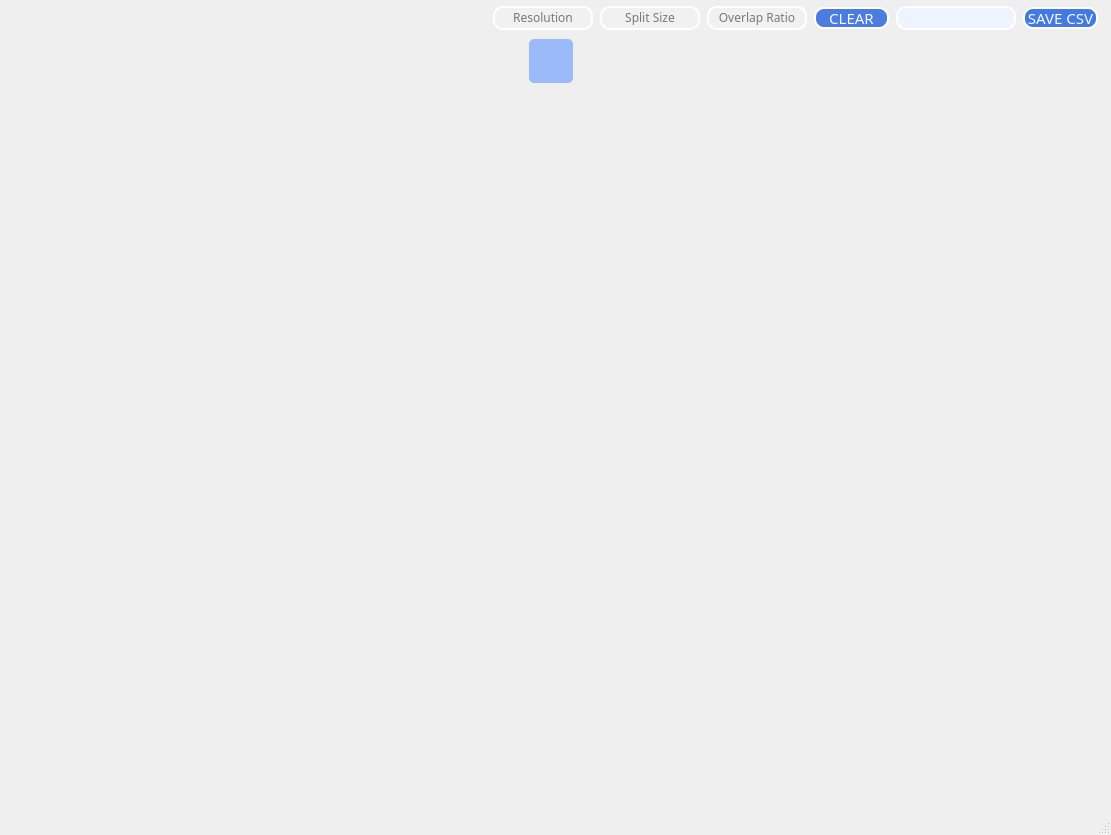
<?xml version="1.0" encoding="UTF-8"?>
<ui version="4.0">
 <class>Dialog</class>
 <widget class="QDialog" name="Dialog">
  <property name="geometry">
   <rect>
    <x>0</x>
    <y>0</y>
    <width>1111</width>
    <height>835</height>
   </rect>
  </property>
  <property name="windowTitle">
   <string>Dialog</string>
  </property>
  <property name="styleSheet">
   <string notr="true"/>
  </property>
  <property name="sizeGripEnabled">
   <bool>true</bool>
  </property>
  <layout class="QGridLayout" name="gridLayout_4">
   <property name="leftMargin">
    <number>0</number>
   </property>
   <property name="topMargin">
    <number>0</number>
   </property>
   <property name="rightMargin">
    <number>0</number>
   </property>
   <property name="bottomMargin">
    <number>0</number>
   </property>
   <item row="0" column="0">
    <layout class="QGridLayout" name="gl_all">
     <property name="verticalSpacing">
      <number>9</number>
     </property>
     <item row="0" column="0">
      <layout class="QGridLayout" name="gl_bar">
       <property name="leftMargin">
        <number>6</number>
       </property>
       <property name="topMargin">
        <number>6</number>
       </property>
       <property name="rightMargin">
        <number>13</number>
       </property>
       <property name="horizontalSpacing">
        <number>7</number>
       </property>
       <item row="0" column="3">
        <widget class="QPushButton" name="pb_save_dataset">
         <property name="enabled">
          <bool>false</bool>
         </property>
         <property name="minimumSize">
          <size>
           <width>21</width>
           <height>22</height>
          </size>
         </property>
         <property name="maximumSize">
          <size>
           <width>21</width>
           <height>22</height>
          </size>
         </property>
         <property name="font">
          <font>
           <family>Tw Cen MT Condensed</family>
           <pointsize>12</pointsize>
          </font>
         </property>
         <property name="styleSheet">
          <string notr="true">QPushButton {
	background-color: rgba(0,0,0,0);
	border: none;
}
QPushButton:pressed{
	margin: 1 1 1 1;
	outline: 0;
}
</string>
         </property>
         <property name="text">
          <string/>
         </property>
         <property name="icon">
          <iconset>
           <normaloff>../GUIImg/pb-save.png</normaloff>../GUIImg/pb-save.png</iconset>
         </property>
         <property name="iconSize">
          <size>
           <width>20</width>
           <height>20</height>
          </size>
         </property>
        </widget>
       </item>
       <item row="0" column="7">
        <widget class="QLineEdit" name="le_overlap_ratio">
         <property name="enabled">
          <bool>false</bool>
         </property>
         <property name="minimumSize">
          <size>
           <width>100</width>
           <height>0</height>
          </size>
         </property>
         <property name="maximumSize">
          <size>
           <width>100</width>
           <height>16777215</height>
          </size>
         </property>
         <property name="font">
          <font>
           <family>Tw Cen MT</family>
           <pointsize>9</pointsize>
          </font>
         </property>
         <property name="styleSheet">
          <string notr="true">QLineEdit {
	border: 2px solid white;
	border-radius: 10px;
	background-color: #F1F1F1;
	padding-bottom: 1px;
}
</string>
         </property>
         <property name="text">
          <string/>
         </property>
         <property name="alignment">
          <set>Qt::AlignCenter</set>
         </property>
         <property name="placeholderText">
          <string>Overlap Ratio</string>
         </property>
        </widget>
       </item>
       <item row="0" column="8">
        <widget class="QPushButton" name="pb_clear_crop">
         <property name="enabled">
          <bool>true</bool>
         </property>
         <property name="minimumSize">
          <size>
           <width>75</width>
           <height>22</height>
          </size>
         </property>
         <property name="maximumSize">
          <size>
           <width>75</width>
           <height>22</height>
          </size>
         </property>
         <property name="font">
          <font>
           <family>Tw Cen MT Condensed</family>
           <pointsize>11</pointsize>
           <weight>50</weight>
           <bold>false</bold>
           <kerning>true</kerning>
          </font>
         </property>
         <property name="styleSheet">
          <string notr="true">QPushButton {
	background-color: #4B7CE1;
	color: #F7F9FF;
	border: 2px solid white;
	border-radius: 10px;
	padding-bottom: 1px;
}
QPushButton:pressed {
	margin: 1 1 1 1;
}</string>
         </property>
         <property name="text">
          <string>CLEAR</string>
         </property>
        </widget>
       </item>
       <item row="0" column="6">
        <widget class="QLineEdit" name="le_crop_size">
         <property name="enabled">
          <bool>false</bool>
         </property>
         <property name="minimumSize">
          <size>
           <width>100</width>
           <height>0</height>
          </size>
         </property>
         <property name="maximumSize">
          <size>
           <width>100</width>
           <height>16777215</height>
          </size>
         </property>
         <property name="font">
          <font>
           <family>Tw Cen MT</family>
           <pointsize>9</pointsize>
          </font>
         </property>
         <property name="styleSheet">
          <string notr="true">QLineEdit {
	border: 2px solid white;
	border-radius: 10px;
	background-color: #F1F1F1;
	padding-bottom: 1px;
}</string>
         </property>
         <property name="text">
          <string/>
         </property>
         <property name="alignment">
          <set>Qt::AlignCenter</set>
         </property>
         <property name="placeholderText">
          <string>Split Size</string>
         </property>
        </widget>
       </item>
       <item row="0" column="0">
        <widget class="QPushButton" name="pb_return">
         <property name="minimumSize">
          <size>
           <width>21</width>
           <height>22</height>
          </size>
         </property>
         <property name="maximumSize">
          <size>
           <width>21</width>
           <height>22</height>
          </size>
         </property>
         <property name="font">
          <font>
           <family>Tw Cen MT Condensed</family>
           <pointsize>12</pointsize>
           <weight>50</weight>
           <bold>false</bold>
          </font>
         </property>
         <property name="styleSheet">
          <string notr="true">QPushButton {
	background-color: rgba(0,0,0,0);
	border: none;
}
QPushButton:pressed{
	margin: 1 1 1 1;
	outline: 0;
}


</string>
         </property>
         <property name="text">
          <string/>
         </property>
         <property name="icon">
          <iconset>
           <normaloff>../GUIImg/pb-home.png</normaloff>../GUIImg/pb-home.png</iconset>
         </property>
         <property name="iconSize">
          <size>
           <width>20</width>
           <height>20</height>
          </size>
         </property>
         <property name="checkable">
          <bool>true</bool>
         </property>
        </widget>
       </item>
       <item row="0" column="9">
        <widget class="QLabel" name="info_display">
         <property name="minimumSize">
          <size>
           <width>120</width>
           <height>0</height>
          </size>
         </property>
         <property name="maximumSize">
          <size>
           <width>120</width>
           <height>16777215</height>
          </size>
         </property>
         <property name="font">
          <font>
           <family>Tw Cen MT</family>
           <pointsize>9</pointsize>
          </font>
         </property>
         <property name="styleSheet">
          <string notr="true">background-color: #EDF3FF;
border: 2px solid white;
border-radius: 10px;
padding-bottom: 1px;</string>
         </property>
         <property name="text">
          <string/>
         </property>
         <property name="alignment">
          <set>Qt::AlignCenter</set>
         </property>
        </widget>
       </item>
       <item row="0" column="1">
        <widget class="QPushButton" name="pb_openfile">
         <property name="minimumSize">
          <size>
           <width>21</width>
           <height>22</height>
          </size>
         </property>
         <property name="maximumSize">
          <size>
           <width>21</width>
           <height>22</height>
          </size>
         </property>
         <property name="font">
          <font>
           <family>Tw Cen MT Condensed</family>
           <pointsize>12</pointsize>
           <weight>50</weight>
           <bold>false</bold>
          </font>
         </property>
         <property name="styleSheet">
          <string notr="true">QPushButton {
	background-color: rgba(0,0,0,0);
	border: none;
}
QPushButton:pressed{
	margin: 1 1 1 1;
	outline: 0;
}


</string>
         </property>
         <property name="text">
          <string/>
         </property>
         <property name="icon">
          <iconset>
           <normaloff>../GUIImg/pb-computer-folder.png</normaloff>../GUIImg/pb-computer-folder.png</iconset>
         </property>
         <property name="iconSize">
          <size>
           <width>20</width>
           <height>20</height>
          </size>
         </property>
         <property name="checkable">
          <bool>true</bool>
         </property>
        </widget>
       </item>
       <item row="0" column="5">
        <widget class="QLineEdit" name="le_crop_size_2">
         <property name="enabled">
          <bool>false</bool>
         </property>
         <property name="minimumSize">
          <size>
           <width>100</width>
           <height>0</height>
          </size>
         </property>
         <property name="maximumSize">
          <size>
           <width>100</width>
           <height>16777215</height>
          </size>
         </property>
         <property name="font">
          <font>
           <family>Tw Cen MT</family>
           <pointsize>9</pointsize>
          </font>
         </property>
         <property name="styleSheet">
          <string notr="true">QLineEdit {
	border: 2px solid white;
	border-radius: 10px;
	background-color: #F1F1F1;
	padding-bottom: 1px;
}</string>
         </property>
         <property name="text">
          <string/>
         </property>
         <property name="alignment">
          <set>Qt::AlignCenter</set>
         </property>
         <property name="placeholderText">
          <string>Resolution</string>
         </property>
        </widget>
       </item>
       <item row="0" column="2">
        <widget class="QPushButton" name="pb_loadcsv">
         <property name="enabled">
          <bool>false</bool>
         </property>
         <property name="minimumSize">
          <size>
           <width>21</width>
           <height>22</height>
          </size>
         </property>
         <property name="maximumSize">
          <size>
           <width>21</width>
           <height>22</height>
          </size>
         </property>
         <property name="font">
          <font>
           <family>Tw Cen MT Condensed</family>
           <pointsize>10</pointsize>
           <weight>75</weight>
           <bold>true</bold>
          </font>
         </property>
         <property name="styleSheet">
          <string notr="true">QPushButton {
	background-color: rgba(0,0,0,0);
	border: none;
}
QPushButton:pressed{
	margin: 1 1 1 1;
	outline: 0;
}
</string>
         </property>
         <property name="text">
          <string/>
         </property>
         <property name="icon">
          <iconset>
           <normaloff>../GUIImg/placeholder.png</normaloff>../GUIImg/placeholder.png</iconset>
         </property>
         <property name="iconSize">
          <size>
           <width>20</width>
           <height>20</height>
          </size>
         </property>
         <property name="checkable">
          <bool>true</bool>
         </property>
        </widget>
       </item>
       <item row="0" column="4">
        <spacer name="horizontalSpacer">
         <property name="orientation">
          <enum>Qt::Horizontal</enum>
         </property>
         <property name="sizeHint" stdset="0">
          <size>
           <width>40</width>
           <height>20</height>
          </size>
         </property>
        </spacer>
       </item>
       <item row="0" column="10">
        <widget class="QPushButton" name="pb_save_csv">
         <property name="enabled">
          <bool>false</bool>
         </property>
         <property name="minimumSize">
          <size>
           <width>75</width>
           <height>22</height>
          </size>
         </property>
         <property name="maximumSize">
          <size>
           <width>75</width>
           <height>22</height>
          </size>
         </property>
         <property name="font">
          <font>
           <family>Tw Cen MT Condensed</family>
           <pointsize>11</pointsize>
           <weight>50</weight>
           <bold>false</bold>
          </font>
         </property>
         <property name="styleSheet">
          <string notr="true">QPushButton {
	background-color: #4379E3;
	color: #F7F9FF;
	border: 2px solid white;
	border-radius: 10px;
	padding-bottom: 1px;
}
QPushButton:pressed {
	margin: 1 1 1 1;
}</string>
         </property>
         <property name="text">
          <string>SAVE CSV</string>
         </property>
        </widget>
       </item>
      </layout>
     </item>
     <item row="1" column="0">
      <layout class="QHBoxLayout" name="horizontalLayout" stretch="0,1">
       <property name="spacing">
        <number>8</number>
       </property>
       <item>
        <layout class="QGridLayout" name="gl_mode">
         <property name="leftMargin">
          <number>6</number>
         </property>
         <property name="verticalSpacing">
          <number>8</number>
         </property>
         <item row="0" column="0">
          <widget class="QPushButton" name="pb_select_mode">
           <property name="enabled">
            <bool>true</bool>
           </property>
           <property name="minimumSize">
            <size>
             <width>44</width>
             <height>44</height>
            </size>
           </property>
           <property name="maximumSize">
            <size>
             <width>44</width>
             <height>44</height>
            </size>
           </property>
           <property name="styleSheet">
            <string notr="true">QPushButton {
	border: none;
	border-radius: 5px;
	background-color: #9ABAFA;
}
QPushButton:pressed{
	margin: 1 1 1 1;
	outline: 0;
}
</string>
           </property>
           <property name="text">
            <string/>
           </property>
           <property name="icon">
            <iconset>
             <normaloff>../GUIImg/cursor3.png</normaloff>../GUIImg/cursor3.png</iconset>
           </property>
           <property name="iconSize">
            <size>
             <width>38</width>
             <height>38</height>
            </size>
           </property>
          </widget>
         </item>
         <item row="1" column="0">
          <widget class="QPushButton" name="pb_crop_mode">
           <property name="minimumSize">
            <size>
             <width>44</width>
             <height>44</height>
            </size>
           </property>
           <property name="maximumSize">
            <size>
             <width>44</width>
             <height>44</height>
            </size>
           </property>
           <property name="styleSheet">
            <string notr="true">QPushButton {
	border: None;
	border-radius: 5px;
}

QPushButton:pressed{
	margin: 1 1 1 1;
	outline: 0;
}

QPushButton:hover {
	background-color: #EDF3FF;
}

</string>
           </property>
           <property name="text">
            <string/>
           </property>
           <property name="icon">
            <iconset>
             <normaloff>../GUIImg/bnbox.png</normaloff>../GUIImg/bnbox.png</iconset>
           </property>
           <property name="iconSize">
            <size>
             <width>25</width>
             <height>25</height>
            </size>
           </property>
          </widget>
         </item>
         <item row="2" column="0">
          <spacer name="verticalSpacer">
           <property name="orientation">
            <enum>Qt::Vertical</enum>
           </property>
           <property name="sizeHint" stdset="0">
            <size>
             <width>20</width>
             <height>100</height>
            </size>
           </property>
          </spacer>
         </item>
        </layout>
       </item>
       <item>
        <layout class="QGridLayout" name="gl_canvas">
         <property name="leftMargin">
          <number>2</number>
         </property>
         <property name="topMargin">
          <number>0</number>
         </property>
         <property name="rightMargin">
          <number>13</number>
         </property>
         <property name="bottomMargin">
          <number>14</number>
         </property>
        </layout>
       </item>
      </layout>
     </item>
    </layout>
   </item>
  </layout>
 </widget>
 <resources/>
 <connections/>
</ui>
